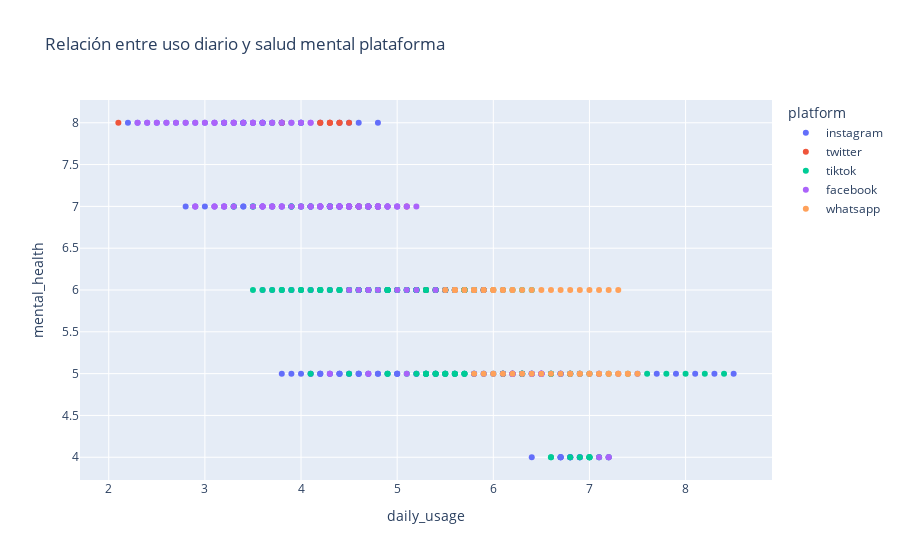

Notebook code for this chart:
### Markdown cell above
- El uso de plataformas implica destinar tiempo a dicha actividad. Como incrementan el tiempo invertido en redes sociales, es de esperarse que afecte el tiempo dedicado a otras áreas. En este caso, se aprecia una fuerte correlación negativa entre el uso diario y las horas de sueño.

### Code cell
print('Promedio de puntuación de salud mental por plataforma')
print(df[ df['platform'].isin(top_platform.index) ].groupby('platform')['mental_health'].mean().sort_values(ascending=False))

## dispersión de uso diario y salud mental por plataforma
fig = px.scatter(df[ df['platform'].isin(top_platform.index) ], x="daily_usage", y='mental_health', color='platform', title='Relación entre uso diario y salud mental plataforma')

fig.show()

## Correlación
print('Correlación: ', round(df['daily_usage'].corr(df['mental_health']), 2) )

### Figure 1 — Plotly figure (JSON) as saved in the notebook; plotly's stock layout.template omitted (floating-point values rounded to 4 significant figures; data arrays with more than 128 entries replaced by an {"elided": "..."} marker saying what was removed)
{"data": [{"hovertemplate": "platform=instagram<br>daily_usage=%{x}<br>mental_health=%{y}<extra></extra>", "legendgroup": "instagram", "marker": {"color": "#636efa", "symbol": "circle"}, "mode": "markers", "name": "instagram", "orientation": "v", "showlegend": true, "type": "scatter", "x": {"elided": "249 float values"}, "xaxis": "x", "y": {"elided": "249 int values"}, "yaxis": "y"}, {"hovertemplate": "platform=twitter<br>daily_usage=%{x}<br>mental_health=%{y}<extra></extra>", "legendgroup": "twitter", "marker": {"color": "#EF553B", "symbol": "circle"}, "mode": "markers", "name": "twitter", "orientation": "v", "showlegend": true, "type": "scatter", "x": [2.1, 3.8, 4.7, 4.5, 5.7, 5.1, 4.3, 5.9, 4.8, 4.2, 4.6, 5.5, 4.8, 4.4, 4.5, 5.3, 6.2, 4.3, 4.6, 5.4, 6.3, 4.4, 4.5, 5.3, 6.1, 4.2, 4.6, 5.5, 6.2, 4.3], "xaxis": "x", "y": [8, 8, 7, 8, 6, 7, 8, 6, 7, 8, 7, 6, 7, 8, 7, 6, 5, 8, 7, 6, 5, 8, 7, 6, 5, 8, 7, 6, 5, 8], "yaxis": "y"}, {"hovertemplate": "platform=tiktok<br>daily_usage=%{x}<br>mental_health=%{y}<extra></extra>", "legendgroup": "tiktok", "marker": {"color": "#00cc96", "symbol": "circle"}, "mode": "markers", "name": "tiktok", "orientation": "v", "showlegend": true, "type": "scatter", "x": {"elided": "154 float values"}, "xaxis": "x", "y": {"elided": "154 int values"}, "yaxis": "y"}, {"hovertemplate": "platform=facebook<br>daily_usage=%{x}<br>mental_health=%{y}<extra></extra>", "legendgroup": "facebook", "marker": {"color": "#ab63fa", "symbol": "circle"}, "mode": "markers", "name": "facebook", "orientation": "v", "showlegend": true, "type": "scatter", "x": [4.5, 3.5, 3.2, 3.6, 3.1, 3.7, 3.3, 3.6, 3.1, 3.2, 2.9, 3.8, 2.9, 4.7, 4.9, 6.0, 5.9, 4.5, 5.1, 5.5, 4.1, 4.7, 5.1, 3.7, 4.3, 4.7, 4.8, 5.1, 5.2, 5.0, 5.1, 4.9, 5.0, 4.8, 4.9, 4.7, 4.8, 4.6, 4.7, 4.5, 4.6, 4.4, 4.5, 4.3, 4.4, 4.2, 4.2, 4.7, 5.6, 4.1, 4.8, 5.4, 4.0, 4.3, 5.2, 3.7, 4.4, 5.0, 3.5, 4.2, 4.8, 3.3, 4.0, 4.6, 3.1, 4.1, 3.9, 3.8, 3.7, 3.6, 3.5, 3.4, 3.3, 3.2, 3.1, 3.0, 2.9, 2.8, 2.7, 2.6, 2.5, 2.4, 2.3, 4.2, 4.1, 4.5, 4.0, 4.4, 3.9, 3.8, 4.2, 3.7, 3.6, 7.2, 6.5, 4.9, 6.4, 4.3, 6.2, 6.4, 4.5, 7.1, 6.5, 4.6, 6.5, 4.5, 6.4, 6.2, 6.4, 4.6, 6.3, 4.7, 6.5, 4.5, 4.7, 6.1, 7.2, 6.2, 4.8, 6.5, 4.5, 4.8, 6.2], "xaxis": "x", "y": [6, 7, 7, 7, 7, 7, 7, 7, 7, 7, 7, 7, 7, 6, 7, 5, 6, 7, 5, 6, 7, 5, 6, 7, 5, 6, 7, 7, 7, 7, 7, 7, 7, 7, 7, 7, 7, 7, 7, 7, 7, 7, 7, 7, 7, 7, 7, 7, 6, 8, 7, 6, 8, 7, 6, 8, 7, 6, 8, 7, 6, 8, 7, 6, 8, 8, 8, 8, 8, 8, 8, 8, 8, 8, 8, 8, 8, 8, 8, 8, 8, 8, 8, 7, 7, 7, 7, 7, 7, 7, 7, 7, 7, 4, 5, 7, 5, 7, 5, 5, 7, 4, 5, 7, 5, 7, 5, 5, 5, 7, 5, 7, 5, 7, 7, 5, 4, 5, 7, 5, 7, 7, 5], "yaxis": "y"}, {"hovertemplate": "platform=whatsapp<br>daily_usage=%{x}<br>mental_health=%{y}<extra></extra>", "legendgroup": "whatsapp", "marker": {"color": "#FFA15A", "symbol": "circle"}, "mode": "markers", "name": "whatsapp", "orientation": "v", "showlegend": true, "type": "scatter", "x": [5.8, 5.6, 5.9, 5.7, 6.0, 5.8, 6.1, 5.9, 6.2, 6.0, 6.3, 6.1, 6.4, 6.2, 6.5, 6.3, 6.6, 6.4, 6.7, 6.5, 6.8, 6.6, 6.9, 6.7, 7.0, 6.8, 7.1, 6.9, 7.2, 7.0, 7.3, 7.1, 7.4, 7.2, 7.5, 7.3, 6.2, 5.5, 6.8, 5.6, 6.9, 6.0, 5.7, 7.0, 5.8, 7.1, 5.8, 5.9, 7.2, 6.0, 7.3, 5.6, 6.1, 7.4], "xaxis": "x", "y": [5, 6, 5, 6, 5, 6, 5, 6, 5, 6, 5, 6, 5, 6, 5, 6, 5, 6, 5, 6, 5, 6, 5, 6, 5, 6, 5, 6, 5, 6, 5, 6, 5, 6, 5, 6, 6, 6, 5, 6, 5, 6, 6, 5, 6, 5, 6, 6, 5, 6, 5, 6, 6, 5], "yaxis": "y"}], "layout": {"legend": {"title": {"text": "platform"}, "tracegroupgap": 0}, "title": {"text": "Relación entre uso diario y salud mental plataforma"}, "xaxis": {"anchor": "y", "domain": [0, 1], "title": {"text": "daily_usage"}}, "yaxis": {"anchor": "x", "domain": [0, 1], "title": {"text": "mental_health"}}}}
